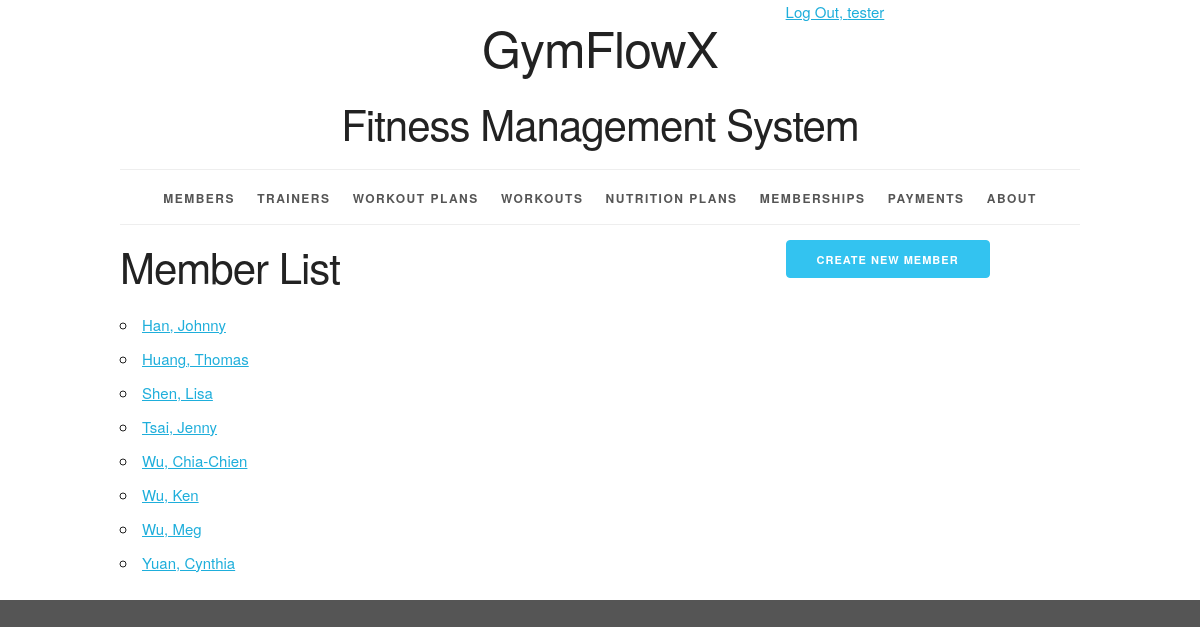
The app's page /member/ (signed in) with its own data.
### workoutinfo/models.py (models this page shows, shortened)
class Member(models.Model):
    MALE = 'M'
    FEMALE = 'F'
    OTHER = 'O'
    GENDER_CHOICES = [
        (MALE, 'Male'),
        (FEMALE, 'Female'),
        (OTHER, 'Other'),
    ]
    member_id = models.AutoField(primary_key=True)
    first_name = models.CharField(max_length=45)
    last_name = models.CharField(max_length=45)
    disambiguator = models.CharField(max_length=45, blank=True, default='')
    gender = models.CharField(max_length=1, choices=GENDER_CHOICES)
    phone_number = models.CharField(
        max_length=15,
        validators=[RegexValidator(
            r'^\+?\d{9,15}$',
            'Enter a valid phone number.'
        )]
    )
    def __str__(self):
        if self.disambiguator == '':
            return '%s, %s' % (self.last_name, self.first_name)
        else:
            result = '%s, %s (%s)' % (self.last_name, self.first_name, self.disambiguator)
        return result
    def get_absolute_url(self):
        return reverse('workoutinfo_member_detail_urlpattern',
                       kwargs={'pk': self.pk}
                       )
    class Meta:
        ordering = ['last_name', 'first_name', 'disambiguator']
        constraints = [
            models.UniqueConstraint(fields=['last_name', 'first_name', 'phone_number'], name='unique_member')
        ]

### workoutinfo/views.py (the view)
class MemberList(LoginRequiredMixin, PermissionRequiredMixin, ListView):
    model = Member
    permission_required = 'workoutinfo.view_member'

### workoutinfo/templates/workoutinfo/member_list.html (shortened to what this page needs)
{% extends 'workoutinfo/base.html' %}
{% block create_button %}
    {% if perms.workoutinfo.add_member %}
        <a
                href="{% url 'workoutinfo_member_create_urlpattern' %}"
                class="button button-primary">
            Create New Member</a>
    {% endif %}
{% endblock %}
{% block org_content %}
    <h2>Member List</h2>
    <ul>
        {% for member in member_list %}
            <li>
                <a href="{{ member.get_absolute_url }}">{{ member }}</a>
            </li>
        {% empty %}
            <li><em>There are currently no members available.</em></li>
        {% endfor %}
    </ul>
{% endblock %}

### workoutinfo/templates/workoutinfo/base.html (shortened to what this page needs)
{% load static %}
<!DOCTYPE html>
<html lang="en">
<head>
    <link rel="stylesheet" type="text/css"
          href="{% static 'workoutinfo/normalize.css' %}">
    <link rel="stylesheet" type="text/css"
          href="{% static 'workoutinfo/skeleton.css' %}">
    <link rel="stylesheet" type="text/css"
          href="{% static 'workoutinfo/style.css' %}">
</head>
<body>
<div class="container">
    <div class="status row">
        <div class="offset-by-eight four columns">
            <ul class="inline">
                {% if user.is_authenticated %}
                    <li><a href="{% url 'logout_urlpattern' %}">
                        Log Out, {{ user.get_username }}</a></li>
                {% else %}
                    <li><a href="{% url 'login_urlpattern' %}">
                        Log In</a></li>
                {% endif %}
            </ul>
        </div>
    </div>
    <header class="row">
        <div class="offset-by-one ten columns">
            <h1>GymFlowX</h1>
            <h2>Fitness Management System</h2>
        </div>
    </header>
    <nav>
        <ul>
            {% if perms.workoutinfo.view_member %}
                <li>
                    <a href="{% url 'workoutinfo_member_list_urlpattern' %}">
                        Members</a></li>
            {% endif %}
            {% if perms.workoutinfo.view_trainer %}
                <li>
                    <a href="{% url 'workoutinfo_trainer_list_urlpattern' %}">
                        Trainers</a></li>
            {% endif %}
            {% if perms.workoutinfo.view_workoutplan %}
                <li>
                    <a href="{% url 'workoutinfo_workoutplan_list_urlpattern' %}">
                        Workout Plans</a></li>
            {% endif %}
            {% if perms.workoutinfo.view_workout %}
                <li>
                    <a href="{% url 'workoutinfo_workout_list_urlpattern' %}">
                    Workouts</a></li>
            {% endif %}
            {% if perms.workoutinfo.view_nutritionplan %}
                <li>
                    <a href="{% url 'workoutinfo_nutritionplan_list_urlpattern' %}">
                    Nutrition Plans</a></li>
            {% endif %}
            {% if perms.workoutinfo.view_membership %}
                <li>
                    <a href="{% url 'workoutinfo_membership_list_urlpattern' %}">
                        Memberships</a></li>
            {% endif %}
            {% if perms.workoutinfo.view_payment %}
                <li>
                    <a href="{% url 'workoutinfo_payment_list_urlpattern' %}">
                        Payments</a></li>
            {% endif %}
            <li>
                <a href="{% url 'about_urlpattern' %}">
                    About</a></li>
        </ul>
    </nav>
    <main>
        {% block content %}
            <div class="row">
                <section class="eight columns">
                    {% block org_content %}{% endblock %}
                </section>
                <section class="desktop four columns">
                    {% block create_button %}{% endblock %}
                </section>
            </div>
        {% endblock %}
    </main>
</div>
</body>
</html>

### workoutinfo/static/workoutinfo/skeleton.css (style rules this page uses)
.container { position: relative; width: 100%; max-width: 960px; margin: 0 auto; padding: 0 20px; box-sizing: border-box; }
.column, .columns { width: 100%; float: left; box-sizing: border-box; }
@media (min-width: 400px) { .container { width: 85%; padding: 0; } }
@media (min-width: 550px) { .container { width: 80%; } }
@media (min-width: 550px) { .column, .columns { margin-left: 4%; } }
@media (min-width: 550px) { .column:first-child, .columns:first-child { margin-left: 0; } }
@media (min-width: 550px) { .four.columns { width: 30.6666666667%; } }
@media (min-width: 550px) { .eight.columns { width: 65.3333333333%; } }
@media (min-width: 550px) { .ten.columns { width: 82.6666666667%; } }
@media (min-width: 550px) { .offset-by-one.column, .offset-by-one.columns { margin-left: 8.66666666667%; } }
@media (min-width: 550px) { .offset-by-eight.column, .offset-by-eight.columns { margin-left: 69.3333333333%; } }
html { font-size: 62.5%; }
body { font-size: 1.5em; line-height: 1.6; font-weight: 400; font-family: "Raleway", "HelveticaNeue", "Helvetica Neue", Helvetica, Arial, sans-serif; color: #222; }
h1, h2, h3, h4, h5, h6 { margin-top: 0; margin-bottom: 2rem; font-weight: 300; }
h1 { font-size: 4.0rem; line-height: 1.2; letter-spacing: -.1rem; }
h2 { font-size: 3.6rem; line-height: 1.25; letter-spacing: -.1rem; }
@media (min-width: 550px) { h1 { font-size: 5.0rem; } }
@media (min-width: 550px) { h2 { font-size: 4.2rem; } }
a { color: #1EAEDB; }
.button, button, input[type="submit"], input[type="reset"], input[type="button"] { display: inline-block; height: 38px; padding: 0 30px; color: #555; text-align: center; font-size: 11px; font-weight: 600; line-height: 38px; letter-spacing: .1rem; text-transform: uppercase; text-decoration: none; white-space: nowrap; background-color: transparent; border-radius: 4px; border: 1px solid #bbb; cursor: pointer; box-sizing: border-box; }
.button.button-primary, button.button-primary, input[type="submit"].button-primary, input[type="reset"].button-primary, input[type="button"].button-primary { color: #FFF; background-color: #33C3F0; border-color: #33C3F0; }
ul { list-style: circle inside; }
ol, ul { padding-left: 0; margin-top: 0; }
li { margin-bottom: 1rem; }
button, .button { margin-bottom: 1rem; }
pre, blockquote, dl, figure, table, p, ul, ol, form { margin-bottom: 2.5rem; }
.container:after, .row:after, .u-cf { content: ""; display: table; clear: both; }

### workoutinfo/static/workoutinfo/style.css (style rules this page uses)
.desktop { display: none; }
@media (min-width: 550px) { .desktop { display: block; } }
html { height: 100%; background-color: #555; }
body { background-color: white; }
body>div>header { text-align: center;; }
header h1 { display: inline-block; font-weight: normal; font-style: normal; width: 100%; margin-top: 0; padding-top: 0; }
nav { border-top: 1px solid #eee; width: 100%; border-bottom: 1px solid #eee; margin: 0 0 1em; padding: 0; }
nav ul { margin: 0; padding: 1em 0; list-style-type: none; text-align: center; }
nav ul li { display: inline; padding: 0; margin: 0 0.25em; font-weight: 600; text-transform: uppercase; text-align: center; font-size: 1rem; letter-spacing: .10rem; }
@media (min-width: 400px) { nav ul li { letter-spacing: .15rem; font-size: 1.2rem; margin: 0 0.5em; } }
@media (min-width: 550px) { nav ul li { margin: 0 0.75em; } }
nav ul li a { color: #555; text-decoration: none; background-color: transparent; cursor: pointer; }
.inline { list-style-type: none; padding: 0; margin: 0 0 -0.5em; }
.inline li { display: inline; }

### records on screen
Member: disambiguator+last_name+first_name "Han, Johnny"
Member: disambiguator+last_name+first_name "Huang, Thomas"
Member: disambiguator+last_name+first_name "Shen, Lisa"
Member: disambiguator+last_name+first_name "Tsai, Jenny"
Member: disambiguator+last_name+first_name "Wu, Chia-Chien"
Member: disambiguator+last_name+first_name "Wu, Ken"
Member: disambiguator+last_name+first_name "Wu, Meg"
Member: disambiguator+last_name+first_name "Yuan, Cynthia"

### other values on screen
{{ user.get_username }} "tester"
